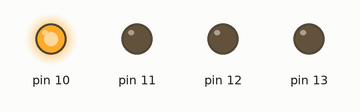
Recording of a sketch running on a simulated Arduino Uno, built with avr-gcc and run on an emulated ATmega328P. Shown: output pins drawn as LEDs (lit = HIGH).

Above: at 0.5 s.
At 3.5 s:
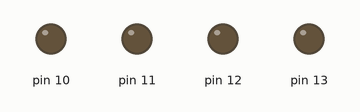
At 4.5 s:
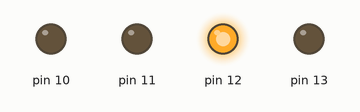
At 6.5 s:
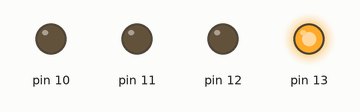
At 8.5 s:
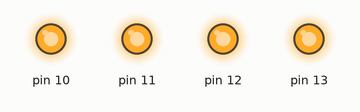
At 12.5 s:
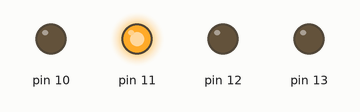
Timing chart, 0 to 13.0 s (numbered marks = the images above):
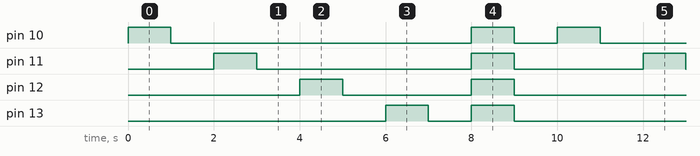

Measured:
- by itself, pin 10: repeats every 10.0 s: LOW 7.0 s, HIGH 1.0 s, LOW 1.0 s, HIGH 1.0 s
- by itself, pin 11: repeats every 10.0 s: LOW 5.0 s, HIGH 1.0 s, LOW 3.0 s, HIGH 1.0 s
- by itself, pin 12: repeats every 10.0 s: LOW 3.0 s, HIGH 1.0 s, LOW 5.0 s, HIGH 1.0 s
- by itself, pin 13: repeats every 10.0 s: LOW 1.0 s, HIGH 1.0 s, LOW 7.0 s, HIGH 1.0 s

The sketch:

for_int_______variable_int_.ino
```cpp
int pin_number;
int delay_ms;


void setup() {
  // put your setup code here, to run once:

  delay_ms = 1000;

  for(pin_number=10 ; pin_number <14 ; pin_number=pin_number+1){
    pinMode(pin_number,OUTPUT);
  }

}

void loop() {


  for(pin_number=10; pin_number < 14 ; pin_number=pin_number+1){
    digitalWrite(pin_number,HIGH);
    delay(delay_ms);
    digitalWrite(pin_number,LOW);
    delay(delay_ms);

  }


  for(pin_number=10; pin_number < 14 ; pin_number=pin_number+1){
    digitalWrite(pin_number,HIGH);
  }
  delay(delay_ms);
  for(pin_number=10; pin_number < 14 ; pin_number=pin_number+1){
    digitalWrite(pin_number,LOW);
  }
  delay(delay_ms);

}
```
